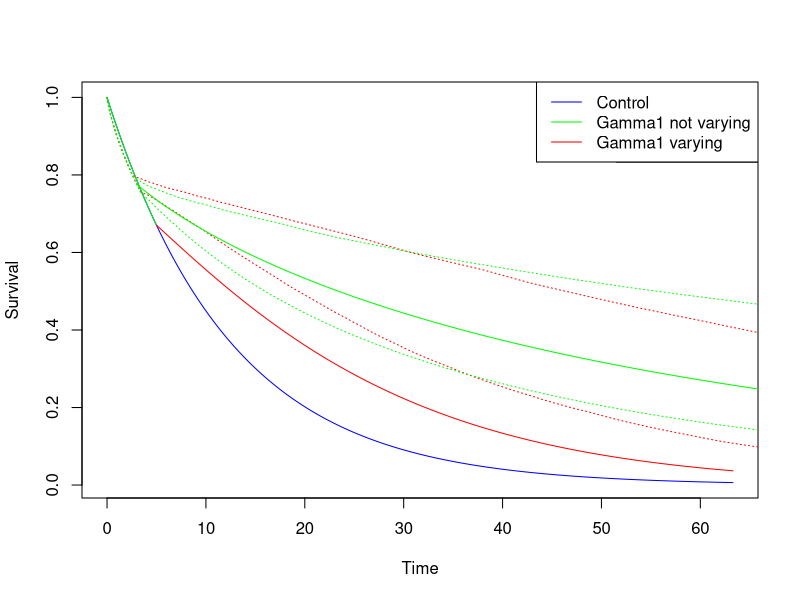
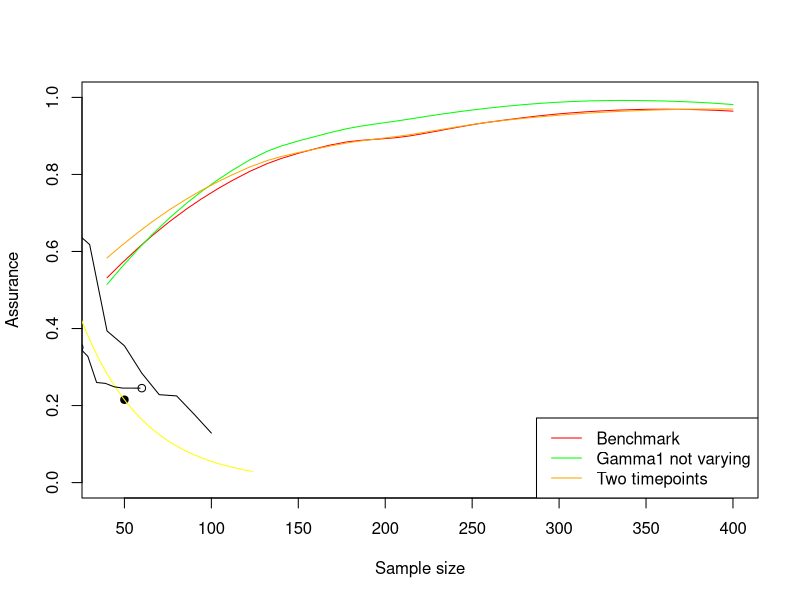

These charts were generated, in order, by the following R code:

library(nleqslv)
library(survival)


# Uncertainty -------------------------------------------------------------

#Plotting the control 
bigT <- 5
lambda2 <- 0.08
gamma2 <- 1

lambda1 <- 0.04
gamma1 <- 1.2

chosenLength <- 60

controltime <- seq(0, exp((1.527/gamma2)-log(lambda2))*1.1, by=0.01)
controlsurv <- exp(-(lambda2*controltime)^gamma2)
plot(controltime, controlsurv, type="l", col="blue", ylab="Survival", xlab = "Time")

sharedtime <- seq(0, bigT, by=0.01)
sharedsurv <- exp(-(lambda2*sharedtime)^gamma2)

lines(sharedtime, sharedsurv, col="green")

#Plotting the median treatment lines

#This situation is where gamma1 is allowed to vary (we are using this as a control - for example a clinician might think this is appropriate 
#so we are seeing what we are losing by enforcing gamma1 = gamma2)

treatmenttime <- seq(bigT, exp((1.527/gamma2)-log(lambda2))*1.1, by=0.01)
treatmentsurv <- exp(-(lambda2*bigT)^gamma2 - lambda1^gamma1*(treatmenttime^gamma1-bigT^gamma1))

lines(treatmenttime, treatmentsurv, col="red")

legend("topright", legend = c("Delay", "Control", "Treatment"), lty=1, col=c("green", "blue", "red"))

#Calculating the confidence intervals in this situation
lambda2 <- 0.06
gamma2 <- 0.8

bigTVec <- rnorm(500, 3, sd = sqrt(0.1))
lambda1vec <- rnorm(500, 0.02, sd = sqrt(0.00005))
gamma1vec <- rnorm(500, gamma1, sd = sqrt(0.01))

time <- seq(0, exp((1.527/gamma2)-log(lambda2))*1.1, by=0.01)
SimMatrix <- matrix(NA, nrow = 500, ncol=length(time))

for (i in 1:500){
  bigT <- bigTVec[i]
  lambda1 <- lambda1vec[i]
  gamma1 <- gamma1vec[i]
  
  controltime <- seq(0, bigT, by=0.01)
  controlsurv <- exp(-(lambda2*controltime)^gamma2)
  
  treatmenttime <- seq(bigT, exp((1.527/gamma2)-log(lambda2))*1.1, by=0.01)
  treatmentsurv <- exp(-(lambda2*bigT)^gamma2 - lambda1^gamma1*(treatmenttime^gamma1-bigT^gamma1))
  
  timecombined <- c(controltime, treatmenttime)[1:length(time)]
  survcombined <- c(controlsurv, treatmentsurv)[1:length(time)]
  
  
  SimMatrix[i,] <- survcombined
  
}

lowerbound <- rep(NA, length(time))
upperbound <- rep(NA, length(time))
for (j in 1:length(time)){
  lowerbound[j] <- quantile(SimMatrix[,j], 0.1, na.rm = T)
  upperbound[j] <- quantile(SimMatrix[,j], 0.9, na.rm = T)
}

lines(time, lowerbound, col="red", lty=3)
lines(time, upperbound, col="red", lty=3)


#Resetting gamma1 and lambda1
#This is now the situation where we are optimising the treatment curve - but we are not allowing gamma1 to vary anymore

gamma1 <- 1.1
lambda1 <- 0.02 


treatmenttime <- seq(3, chosenLength)
treatmentsurv <- exp(-(lambda2*3)^gamma2 - lambda1^gamma1*(treatmenttime^gamma1-3^gamma1))

optimfunc1 <- function(par){
  diff <- 0
  for (i in 1:length(treatmenttime)){
    y <- exp(-(lambda2*3)^gamma2 - par^gamma2*(treatmenttime[i]^gamma2-3^gamma2))
    diff <- diff + (y - treatmentsurv[i])^2
  }
  return(diff)
}

#We are finding the lambda1 which corresponds to the closest median treatment curve as above
optimoutput1 <-  optimize(f = optimfunc1, interval = c(0,1))$minimum

treatmenttime1 <- seq(3, 120, by=0.01)
treatmentsurv1 <- exp(-(lambda2*3)^gamma2 - 0.02^gamma2*(treatmenttime1^gamma2-3^gamma2))

lines(treatmenttime1, treatmentsurv1, col="green")

#Calculating the confidence intervals for this situation where gamma1 = gamma2
lambda2 <- 0.06
gamma2 <- 0.8

bigTVec <- rnorm(500, 3, sd = sqrt(0.1))
lambda1vec <- rnorm(500, optimoutput1, sd = sqrt(0.0001))

gamma1 <- gamma2

time <- seq(0, exp((1.527/gamma2)-log(lambda2))*1.1, by=0.01)
SimMatrix1 <- matrix(NA, nrow = 500, ncol=length(time))

for (i in 1:500){
  bigT <- bigTVec[i]
  lambda1 <- lambda1vec[i]
  
  controltime <- seq(0, bigT, by=0.01)
  controlsurv <- exp(-(lambda2*controltime)^gamma2)
  
  treatmenttime <- seq(bigT, exp((1.527/gamma2)-log(lambda2))*1.1, by=0.01)
  treatmentsurv <- exp(-(lambda2*bigT)^gamma2 - lambda1^gamma1*(treatmenttime^gamma1-bigT^gamma1))
  
  timecombined <- c(controltime, treatmenttime)[1:length(time)]
  survcombined <- c(controlsurv, treatmentsurv)[1:length(time)]
  
  
  SimMatrix1[i,] <- survcombined
  
}

lowerbound <- rep(NA, length(time))
upperbound <- rep(NA, length(time))
for (j in 1:length(time)){
  lowerbound[j] <- quantile(SimMatrix1[,j], 0.1, na.rm = T)
  upperbound[j] <- quantile(SimMatrix1[,j], 0.9, na.rm = T)
}

lines(time, lowerbound, col= "green", lty=3)
lines(time, upperbound,col= "green", lty=3)

legend("topright", legend = c("Control", "Gamma1 not varying", "Gamma1 varying"), col=c("blue", "green", "red"), lty=1)

# Assurance ---------------------------------------------------------------

#The only one we will have access to is the green simulation lines
#SimMatrix1

#We calculate assurance for the situation where gamma1 is allowed to vary
#We would not normally know this - but we are calculating as a benchmark

lambda2 <- 0.06
gamma2 <- 0.8

assFunc <- function(n1, n2){
  assvec <- rep(NA, 100)
  for (i in 1:100){
    bigT <- rnorm(1, 3, sd = sqrt(0.1))
    lambda1 <- truncnorm::rtruncnorm(1, a = 0, mean = 0.02, sd = sqrt(0.00005))
    gamma1 <- rnorm(1, 1.1, sd = sqrt(0.01))
    
    controldata <- data.frame(time = rweibull(n1, gamma2, 1/lambda2))
    
    CP <- exp(-(lambda2*bigT)^gamma2)[[1]]
    u <- runif(n2)
    
    suppressWarnings(z <- ifelse(u>CP, (1/lambda2)*exp(1/gamma2*log(-log(u))), exp((1/gamma1)*log(1/(lambda1^gamma1)*(-log(u)-(lambda2*bigT)^gamma2+lambda1^gamma1*bigT*gamma1)))))
    
    DataCombined <- data.frame(time = c(controldata$time, z),
                               group = c(rep("Control", n1), rep("Treatment", n2)))
    
    
    DataCombined$cens <- DataCombined$time < chosenLength
    
    DataCombined$cens <- DataCombined$cens*1
    
    if (sum(DataCombined$cens)==(n1+n2)){
      
    } else {
      DataCombined[DataCombined$cens==0,]$time <- chosenLength
    }
    

    test <- survdiff(Surv(time, cens)~group, data = DataCombined)
    assvec[i] <- test$chisq > qchisq(0.95, 1)
  }
  mean(assvec)
}


n1vec <- floor(seq(20, 200, length=40))
n2vec <- floor(seq(20, 200, length=40))

assVec <- rep(NA, length(n1vec))
for (i in 1:length(assVec)){
  assVec[i] <- assFunc(n1vec[i], n2vec[i])
}

ssvec <- n1vec + n2vec

asssmooth <- loess(assVec~ssvec)

plot(ssvec, predict(asssmooth), type="l", ylim=c(0,1), xlab="Sample size", ylab="Assurance", col="red")

#Now do the situation where we do not allow gamma1 to vary in the elicitation
#This is the calculation we have been doing thus far

gamma1 <- gamma2

assFunc <- function(n1, n2){
  assvec <- rep(NA, 100)
  for (i in 1:100){
    bigT <- rnorm(1, 3, sd = sqrt(0.1))
    lambda1 <- truncnorm::rtruncnorm(1, a = 0, mean = optimoutput1, sd = sqrt(0.00005))

    controldata <- data.frame(time = rweibull(n1, gamma2, 1/lambda2))
    
    CP <- exp(-(lambda2*bigT)^gamma2)[[1]]
    u <- runif(n2)
    
    suppressWarnings(z <- ifelse(u>CP, (1/lambda2)*exp(1/gamma2*log(-log(u))), exp((1/gamma1)*log(1/(lambda1^gamma1)*(-log(u)-(lambda2*bigT)^gamma2+lambda1^gamma1*bigT*gamma1)))))
    
    DataCombined <- data.frame(time = c(controldata$time, z),
                               group = c(rep("Control", n1), rep("Treatment", n2)))
    
    
    DataCombined$cens <- DataCombined$time < chosenLength
    
    DataCombined$cens <- DataCombined$cens*1
    
    if (sum(DataCombined$cens)==(n1+n2)){
      
    } else {
      DataCombined[DataCombined$cens==0,]$time <- chosenLength
    }
    
    test <- survdiff(Surv(time, cens)~group, data = DataCombined)
    assvec[i] <- test$chisq > qchisq(0.95, 1)
  }
  mean(assvec)
}

n1vec <- floor(seq(20, 200, length=40))
n2vec <- floor(seq(20, 200, length=40))

assVec <- rep(NA, length(n1vec))
for (i in 1:length(assVec)){
  assVec[i] <- assFunc(n1vec[i], n2vec[i])
}

ssvec <- n1vec + n2vec

asssmooth <- loess(assVec~ssvec)

lines(ssvec, predict(asssmooth), col = "green")


# Flexible ----------------------------------------------------------------

#We can look at more flexible models to calculate assurance
#In this situation we have enforced gamma1 = gamma2 in the elicitation
#But we can pick two time-points and sample the treatment curves from these
#Then fit a Weibull parameterisation where gamma1 does not equal gamma2

#This section shows what goes on behind the scenes

timechosen1 <- 20
timechosen2 <- 50

sampledpoint1 <- sample(na.omit(SimMatrix1[,which(time==timechosen1)]), 1)
sampledpoint2 <- sample(na.omit(SimMatrix1[,which(time==timechosen2)]), 1)

points(timechosen1, sampledpoint1, pch=19)
points(timechosen2, sampledpoint2, pch=19)

dslnex <- function(x) {
  y <- numeric(2)
  y[1] <- exp(-(lambda2*bigT)^gamma2-x[1]^x[2]*(timechosen1^x[2]-bigT^x[2])) - sampledpoint1
  y[2] <- exp(-(lambda2*bigT)^gamma2-x[1]^x[2]*(timechosen2^x[2]-bigT^x[2])) - sampledpoint2
  y
}


xstart <- c(0.05,1)

output <- nleqslv(xstart, dslnex)

lambda1 <- output$x[1]
gamma1 <- output$x[2]


treatmenttime <- seq(bigT, exp((1.527/gamma2)-log(lambda2))*1.1, by=0.01)
treatmentsurv <- exp(-(lambda2*bigT)^gamma2 - lambda1^gamma1*(treatmenttime^gamma1-bigT^gamma1))

lines(treatmenttime, treatmentsurv, col="yellow")

#This section does the same as above but calculates assurance in this case
#Picks two random y points at t=20 and t=50 and then draws a survival curve according to this
#Performs a log-rank test with these data


timechosen1 <- floor(0.4*chosenLength)
timechosen2 <- floor(0.75*chosenLength)


assFunc <- function(n1, n2){
  assvec <- rep(NA, 100)
  for (i in 1:100){
    sampledpoint1 <- sample(na.omit(SimMatrix1[,which(time==timechosen1)]), 1)
    sampledpoint2 <- sample(na.omit(SimMatrix1[,which(time==timechosen2)]), 1)
    
    bigT <- rnorm(1, 3, sd = sqrt(0.1))
    
    dslnex <- function(x) {
      y <- numeric(2)
      y[1] <- exp(-(lambda2*bigT)^gamma2-x[1]^x[2]*(timechosen1^x[2]-bigT^x[2])) - sampledpoint1
      y[2] <- exp(-(lambda2*bigT)^gamma2-x[1]^x[2]*(timechosen2^x[2]-bigT^x[2])) - sampledpoint2
      y
    }
    
    
    xstart <- c(0.05,1)
    
    output <- nleqslv(xstart, dslnex)
    
    lambda1 <- output$x[1]
    gamma1 <- output$x[2]
    
   if (lambda1<0){
     lambda1 <- 0.000001
   }
    
    controldata <- data.frame(time = rweibull(n1, gamma2, 1/lambda2))
    
    CP <- exp(-(lambda2*bigT)^gamma2)[[1]]
    u <- runif(n2)
    
    suppressWarnings(z <- ifelse(u>CP, (1/lambda2)*exp(1/gamma2*log(-log(u))), exp((1/gamma1)*log(1/(lambda1^gamma1)*(-log(u)-(lambda2*bigT)^gamma2+lambda1^gamma1*bigT*gamma1)))))
    
    DataCombined <- data.frame(time = c(controldata$time, z),
                               group = c(rep("Control", n1), rep("Treatment", n2)))
    
    DataCombined$cens <- DataCombined$time < chosenLength
    
    DataCombined$cens <- DataCombined$cens*1
    
    if (sum(DataCombined$cens)==(n1+n2)){
      
    } else {
      DataCombined[DataCombined$cens==0,]$time <- chosenLength
    }
    
    test <- survdiff(Surv(time, cens)~group, data = DataCombined)
    assvec[i] <- test$chisq > qchisq(0.95, 1)
  }
  mean(assvec)
}

n1vec <- floor(seq(20, 200, length=40))
n2vec <- floor(seq(20, 200, length=40))

assVec <- rep(NA, length(n1vec))
for (i in 1:length(assVec)){
  assVec[i] <- assFunc(n1vec[i], n2vec[i])
}

ssvec <- n1vec + n2vec

asssmooth <- loess(assVec~ssvec)

lines(ssvec, predict(asssmooth), col = "orange")

legend("bottomright", legend = c("Benchmark", "Gamma1 not varying", "Two timepoints"), col=c("red", "green", "orange"), lty=1)


##Now we need to do the non parametric case
#We split the x-axis up into 20 slices, from 20 to 60?
#Uniformly sample from the slice between the 0.1 and 0.9 confidence intervals
#Make it a monotonically decreasing function by bounding it above by the previous y value sampled


#Show it on a graph to ensure we are doing the right thing throughout

xvec <- seq(20, 100, by=10)
yvec <- rep(NA, length(xvec))

yvec[1] <- runif(1, min = quantile(na.omit(SimMatrix1[,which(time==xvec[1])]), 0.1), max = quantile(na.omit(SimMatrix1[,which(time==xvec[1])]), 0.9))

for (i in 2:length(xvec)){
  yvec[i] <- runif(1, min = quantile(na.omit(SimMatrix1[,which(time==xvec[i])]), 0.1), max =  yvec[i-1])
}


lines(xvec, yvec)

#Looks like we are doing the right thing, but we are much more likely to hit the bottom of the confidence interval
#It only takes 1 random y-axis draw to be low and then we are stuck being low

#Maybe we can sample the y-axis in the same way as when we allow gamma1 to vary in the assurance, but plot a non-parametric line instead of a Weibull line

timechosen1 <- floor(0.4*chosenLength)
timechosen2 <- chosenLength

sampledpoint1 <- sample(na.omit(SimMatrix1[,which(time==timechosen1)]), 1)
sampledpoint2 <- sample(na.omit(SimMatrix1[,which(time==timechosen2)]), 1)

if (sampledpoint1>sampledpoint2){
  points(timechosen1, sampledpoint1)
  points(timechosen2, sampledpoint2)
  xvec <- seq(timechosen1, timechosen2, by=5)
  yvec <- rep(NA, length(xvec))
  yvec[1] <- sampledpoint1
  
  for (i in 2:(length(xvec)-1)){
    yvec[i] <- runif(1, min = sampledpoint2, max =  yvec[i-1])
  }
  yvec[length(xvec)] <- sampledpoint2
  lines(xvec, yvec)
}
